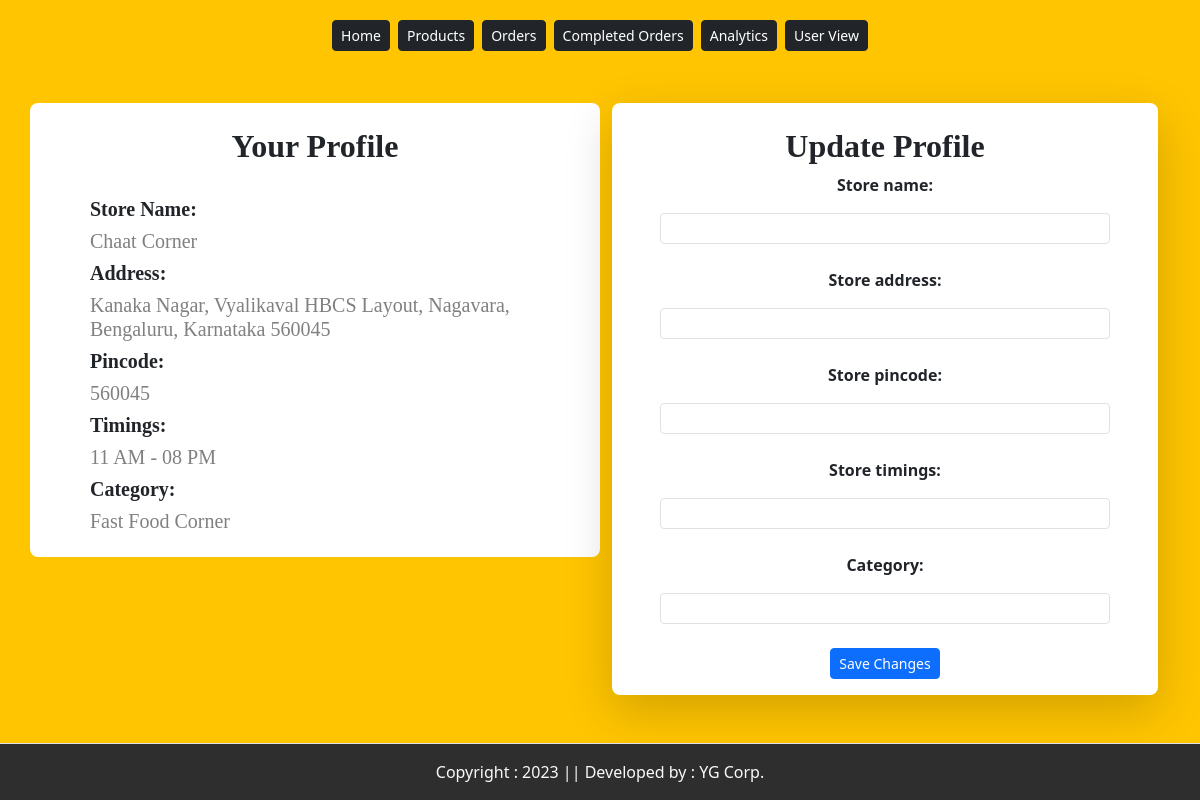
The app's page /profile/ (signed in) with its own data.
### app/models.py (models this page shows, shortened)
class Store(models.Model):
    storeid=models.CharField(primary_key=True, max_length=10)
    store_username=models.CharField(max_length=100)
    store_name=models.CharField(max_length=100)
    store_address=models.CharField(max_length=100,null=True)
    store_pincode = models.CharField(max_length=100,null=True)
    store_timings=models.CharField(max_length=100, null=True)
    password=models.CharField(max_length=20)
    category=models.CharField(max_length=100)
    qrcode = models.ImageField(upload_to='qr/', blank=True, null=True)
    status = models.CharField(max_length=100)
    rkeyid=models.CharField(max_length=100, default="", null = False)
    keysecret=models.CharField(max_length=100, default="", null = False)

### app/views.py (the view, shortened to what this page needs)
# urls.py: path('profile/', views.profileView.as_view(), name="profile"),
class profileView(View):
    def get(self, request):
        if 'storeid' not in request.session:
            return redirect('/login/')
        storeID = request.session.get('storeid')
        form = EditProfileForm()
        profile = Store.objects.get( storeid = storeID )
        return render(request, "app/storeprofile.html",locals())

### app/forms.py
class EditProfileForm(forms.Form):
    store_name = forms.CharField(required=False, widget=forms.TextInput(attrs={'class': 'form-control'}))
    store_address = forms.CharField(required=False, widget=forms.TextInput(attrs={'class': 'form-control'}))
    store_pincode = forms.CharField(required=False, widget=forms.TextInput(attrs={'class': 'form-control'}))
    store_timings = forms.CharField(required=False, widget=forms.TextInput(attrs={'class': 'form-control'}))
    category = forms.CharField(required=False, widget=forms.TextInput(attrs={'class': 'form-control'}))

### app/templates/app/storeprofile.html (shortened to what this page needs)
{% extends 'app/base.html' %}
{% load static %}
{% block main-content %}
<br>
<div class="detail-container container">
    <div class="details-page row flex justify-content-between">
        <div class = "col-sm-6 bg-white rounded-3 my-2 h-75">
            <h2 class=" text-center text-dark fw-bold py-3 my-2" style="font-family:Cambria;">Your Profile</h2>
            <div class="productdetail px-5 fw-bold text-dark my-2 py-2">
                <h5 style="font-family:Cambria; font-weight:600;"> Store Name: <h5 style="font-family:Cambria; font-weight:400; color:grey;"> {{profile.store_name}} </h5> </h5>
                <h5 style="font-family:Cambria; font-weight:600;">Address: <h5 style="font-family:Cambria; font-weight:400; color:grey;"> {{profile.store_address}}</h5></h5>
                <h5 style="font-family:Cambria; font-weight:600;">Pincode: <h5 style="font-family:Cambria; font-weight:400; color:grey;"> {{profile.store_pincode}}</h5></h5>
                <h5 style="font-family:Cambria; font-weight:600;">Timings: <h5 style="font-family:Cambria; font-weight:400; color:grey;"> {{profile.store_timings}}</h5></h5>
                <h5 style="font-family:Cambria; font-weight:600;">Category: <h5 style="font-family:Cambria; font-weight:400; color:grey;"> {{profile.category}}</h5></h5>
            </div>
        </div>
        <div class="col-sm-6 mb-4 ">
            <div class="col-sm-12 my-2 ">
                <form action="" method="post" novalidate class="addform shadow-lg py-3 rounded-3 bg-white px-5" enctype="multipart/form-data">
                    <h2 class=" text-center text-dark fw-bold my-2" style="font-family:Cambria;">Update Profile</h2>
                    <div class="text-center input-group-sm">
                    {% for fm in form %}
                        <p class="text-dark" style="font-weight: 600;">{{fm.label_tag}} </p>  {{fm}} <small class="text-danger">{{fm.errors|striptags}}</small>
                        <br>
                    {% endfor %}
                    <input type="submit" value="Save Changes" class="btn btn-primary"> <br>
                </div>
                </form>
            </div>
        </div>
    </div>
</div>
{% endblock main-content %}

### app/static/app/css/style.css (style rules this page uses)
body { background-color: #FFC500; }
html { overflow: scroll; overflow-x: hidden; scroll-behavior: smooth; }
html { background-color: rgb(218, 218, 218); }
.addform { border-radius: 30px; }

### records on screen
Store: store_name "Chaat Corner", store_address "Kanaka Nagar, Vyalikaval HBCS Layout, Nagavara, Bengaluru, Karnataka 560045", store_pincode "560045", store_timings "11 AM - 08 PM", category "Fast Food Corner"

### other values on screen
{{ fm.label_tag }} "Store name:" "Store address:" "Store pincode:" "Store timings:" "Category:"
